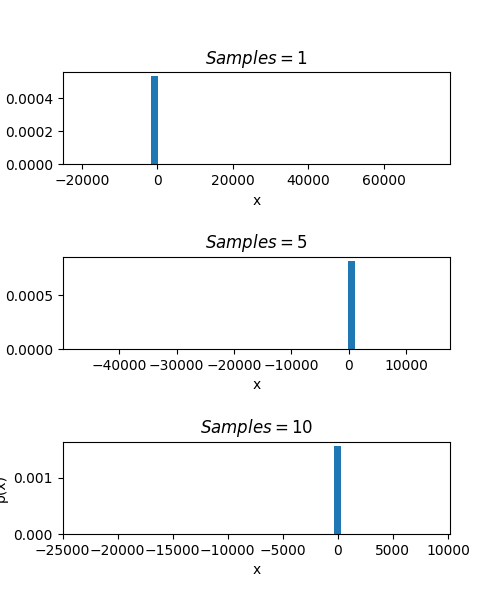

Generate this figure with Python:
'''As cauchy distribution does not have a finite variance, it does not follow the central limit theorem 
this program takes the mean of the samples drawn from a cauchy distribution with 1, 5 and 10 at a time. 
we can clearly see from the graph that the results does not look like a gaussian, hence it does not follow 
central limit theorem.
For the distribution to obey cental limit therom it should have finite mean and variance.'''


import numpy as np
from scipy.stats import norm
from matplotlib import pyplot as plt

# samples from cho square distribution
np.random.seed(5)
Samples_Drawn = [1,5,10]
fig = plt.figure(figsize=(5,len(Samples_Drawn)*2))
plt.ion()

x = np.random.standard_cauchy((max(Samples_Drawn),10000))

for i in range(len(Samples_Drawn)):
    fig.add_subplot(len(Samples_Drawn),1,i+1)
    plt.subplots_adjust(hspace=1)
    sample_mean = x[:Samples_Drawn[i], :].mean(0)
    plt.hist(sample_mean,bins=50,normed=True)

    plt.title("$Samples = %i$" % Samples_Drawn[i])
    plt.xlabel('x')
    plt.ylabel('p(x)')

plt.show()
